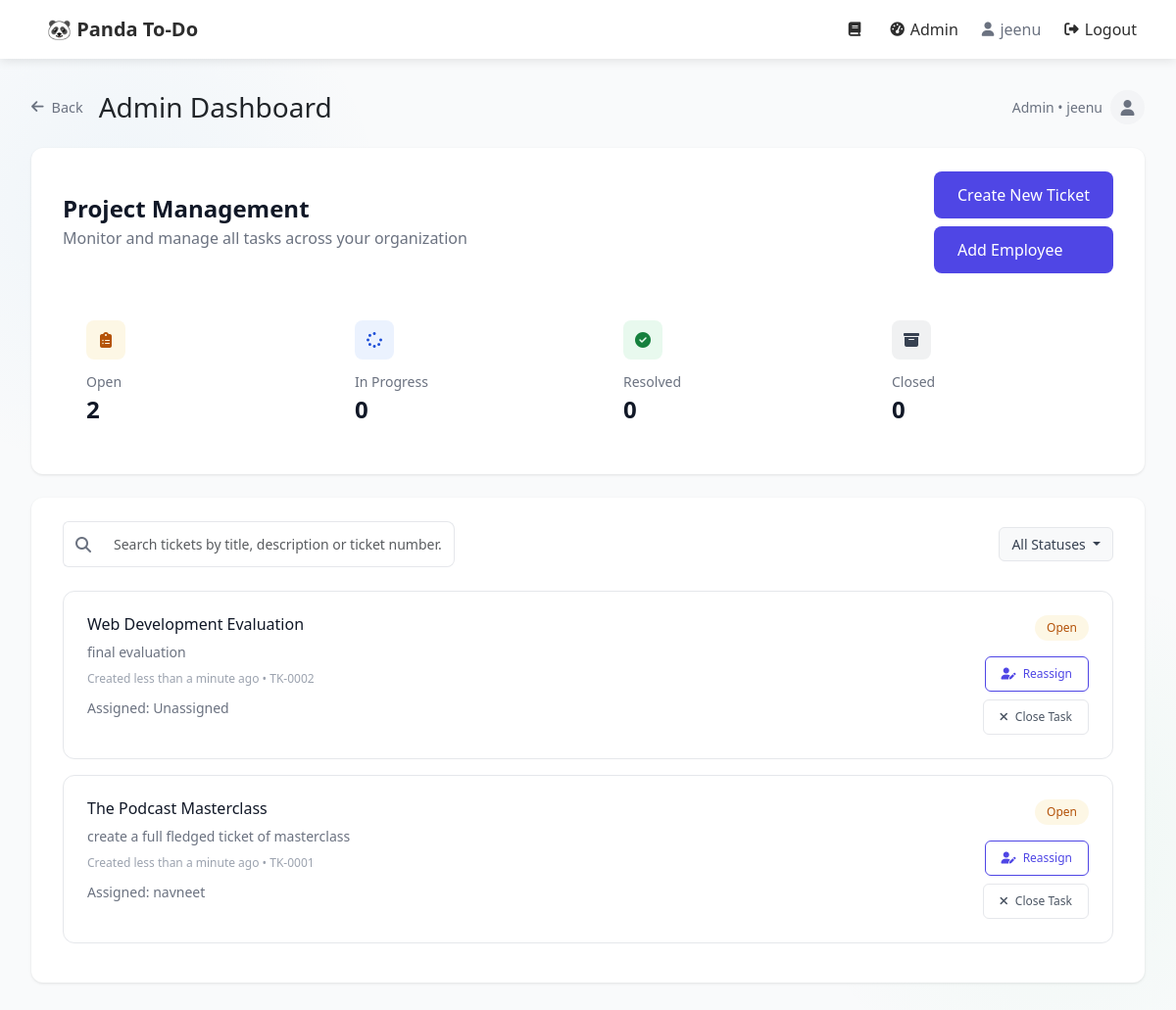
The page /userauth/admin-dashboard/ (signed in) on the database its author committed.
### userauth/models.py (models this page shows, shortened)
class Ticket(models.Model):
    STATUS_CHOICES = [
        ('open', 'Open'),
        ('in_progress', 'In Progress'),
        ('on_hold', 'On Hold'),
        ('resolved', 'Resolved'),
        ('closed', 'Closed'),
    ]
    title = models.CharField(max_length=200)
    description = models.TextField()
    created_by = models.ForeignKey(User, on_delete=models.CASCADE, related_name='created_tickets')
    assigned_to = models.ForeignKey(User, on_delete=models.CASCADE, related_name='assigned_tickets', null=True, blank=True)
    status = models.CharField(max_length=20, choices=STATUS_CHOICES, default='open')
    created_at = models.DateTimeField(auto_now_add=True)
    updated_at = models.DateTimeField(auto_now=True)
    ticket_number = models.CharField(max_length=20, unique=True, blank=True)

### userauth/views.py (the view)
# urls.py: path('admin-dashboard/', views.admin_dashboard, name='admin_dashboard'),
@login_required
def admin_dashboard(request):
    if not request.user.profile.is_admin:
        return redirect('employee_dashboard')
    search_query = request.GET.get('search', '')
    status_filter = request.GET.get('status', '')
    tickets = Ticket.objects.all().order_by('-created_at')
    if search_query:
        tickets = tickets.filter(
            models.Q(title__icontains=search_query) |
            models.Q(description__icontains=search_query) |
            models.Q(ticket_number__icontains=search_query)
        )
    if status_filter and status_filter != 'all':
        tickets = tickets.filter(status=status_filter)
    all_tickets = Ticket.objects.all()
    context = {
        'tickets': tickets,
        'open_count': all_tickets.filter(status='open').count(),
        'in_progress_count': all_tickets.filter(status='in_progress').count(),
        'resolved_count': all_tickets.filter(status='resolved').count(),
        'closed_count': all_tickets.filter(status='closed').count(),
        'search_query': search_query,
        'status_filter': status_filter,
    }
    return render(request, 'admin_dashboard.html', context)

### templates/admin_dashboard.html (shortened to what this page needs)
{% extends 'base.html' %}
{% block content %}
<div class="d-flex align-items-center mb-4">
    <a href="{% url 'choose-role' %}" class="back-link me-3">
        <i class="fas fa-arrow-left me-2"></i> Back
    </a>
    <h3 class="mb-0">Admin Dashboard</h3>
    <div class="ms-auto d-flex align-items-center">
        <span class="user-info me-2">Admin • {{ user.username }}</span>
        <div class="user-avatar d-flex align-items-center justify-content-center">
            <i class="fas fa-user text-muted"></i>
        </div>
    </div>
</div>
<div class="card mb-4">
    <div class="card-body">
        <div class="d-flex justify-content-between align-items-center mb-3">
            <div>
                <h4 class="mb-1">Project Management</h4>
                <p class="text-muted mb-0">Monitor and manage all tasks across your organization</p>
            </div>
            <div class="d-flex flex-column">
                <a href="{% url 'create_ticket' %}" class="btn create-btn mb-2">Create New Ticket</a>
                <a href="{% url 'add_employee' %}" class="btn create-btn">Add Employee</a>
            </div>
        </div>
        <div class="row mt-4">
            <div class="col-md-3">
                <div class="stats-card">
                    <div class="stats-icon open-icon">
                        <i class="fas fa-clipboard-list"></i>
                    </div>
                    <div class="stats-label">Open</div>
                    <div class="stats-value">{{ open_count }}</div>
                </div>
            </div>
            <div class="col-md-3">
                <div class="stats-card">
                    <div class="stats-icon progress-icon">
                        <i class="fas fa-spinner"></i>
                    </div>
                    <div class="stats-label">In Progress</div>
                    <div class="stats-value">{{ in_progress_count }}</div>
                </div>
            </div>
            <div class="col-md-3">
                <div class="stats-card">
                    <div class="stats-icon resolved-icon">
                        <i class="fas fa-check-circle"></i>
                    </div>
                    <div class="stats-label">Resolved</div>
                    <div class="stats-value">{{ resolved_count }}</div>
                </div>
            </div>
            <div class="col-md-3">
                <div class="stats-card">
                    <div class="stats-icon closed-icon">
                        <i class="fas fa-archive"></i>
                    </div>
                    <div class="stats-label">Closed</div>
                    <div class="stats-value">{{ closed_count }}</div>
                </div>
            </div>
        </div>
    </div>
</div>
<div class="card">
    <div class="card-body">
        <div class="d-flex justify-content-between align-items-center mb-4">
            <form method="get" class="d-flex align-items-center" style="width: 400px;">
                <div class="input-group">
                    <span class="input-group-text bg-white border-end-0">
                        <i class="fas fa-search text-muted"></i>
                    </span>
                    <input type="text" name="search" class="form-control border-start-0 search-box"
                           placeholder="Search tickets by title, description or ticket number..."
                           value="{{ search_query }}">
                </div>
            </form>
            <div class="dropdown">
                <button class="btn btn-light dropdown-toggle" type="button" id="statusFilter" data-bs-toggle="dropdown">
                    {% if status_filter == 'all' or not status_filter %}All Statuses{% else %}{{ status_filter|title }}{% endif %}
                </button>
            </div>
        </div>
        {% if tickets %}
            {% for ticket in tickets %}
                <div class="ticket-card">
                    <div class="d-flex justify-content-between align-items-start">
                        <div>
                            <h6 class="ticket-title">{{ ticket.title }}</h6>
                            <p class="ticket-description mb-2">{{ ticket.description }}</p>
                            <div class="ticket-meta">
                                Created less than a minute ago • {{ ticket.ticket_number }}
                            </div>
                            <div>
                                <span class="text-muted small">Assigned:
                                    {% if ticket.assigned_to %}
                                        {{ ticket.assigned_to.username }}
                                    {% else %}
                                        Unassigned
                                    {% endif %}
                                </span>
                            </div>
                        </div>
                        <div class="d-flex flex-column align-items-end">
                            <span class="status-badge status-{% if ticket.status == 'open' %}open{% elif ticket.status == 'in_progress' %}progress{% elif ticket.status == 'on_hold' %}hold{% elif ticket.status == 'resolved' %}resolved{% else %}closed{% endif %} mb-3">
                                {{ ticket.get_status_display }}
                            </span>
                            <div class="d-flex flex-column align-items-end">
                                <a href="{% url 'reassign_ticket' ticket.id %}" class="btn btn-outline-primary action-btn mb-2">
                                    <i class="fas fa-user-edit me-1"></i> Reassign
                                </a>
                                {% if ticket.status != 'closed' %}
                                    <a href="{% url 'update_ticket_status' ticket.id 'closed' %}" class="btn btn-outline-secondary action-btn">
                                        <i class="fas fa-times me-1"></i> Close Task
                                    </a>
                                {% else %}
                                    <a href="{% url 'update_ticket_status' ticket.id 'open' %}" class="btn btn-outline-primary action-btn">
                                        <i class="fas fa-redo me-1"></i> Reopen Task
                                    </a>
                                {% endif %}
                            </div>
                        </div>
                    </div>
                </div>
            {% endfor %}
        {% endif %}
    </div>
</div>
{% endblock %}

### templates/base.html (shortened to what this page needs)
<!DOCTYPE html>
<html lang="en">
<head>
    <link href="https://cdn.jsdelivr.net/npm/bootstrap@5.3.0-alpha1/dist/css/bootstrap.min.css" rel="stylesheet">
    <link rel="stylesheet" href="https://cdnjs.cloudflare.com/ajax/libs/font-awesome/6.4.0/css/all.min.css">
</head>
<body>
    <nav class="navbar navbar-expand-lg navbar-light">
        <div class="container">
            <a class="navbar-brand" href="{% url 'dashboard' %}">🐼 Panda To-Do</a>
            <div class="collapse navbar-collapse" id="navbarNav">
                {% if user.is_authenticated %}
                <ul class="navbar-nav ms-auto">
                    <li class="nav-item">
                        <a class="nav-link" href="{% url 'diary' %}">
                            <i class="fas fa-book"></i>
                        </a>
                    </li>
                    {% if user.profile.is_admin %}
                    <li class="nav-item">
                        <a class="nav-link" href="{% url 'admin_dashboard' %}">
                            <i class="fas fa-tachometer-alt"></i>
                            <span>Admin</span>
                        </a>
                    </li>
                    {% endif %}
                    <li class="nav-item">
                        <span class="nav-link text-muted">
                            <i class="fas fa-user"></i>
                            <span>{{ user.username }}</span>
                        </span>
                    </li>
                    <li class="nav-item">
                        <a class="nav-link" href="{% url 'logout' %}">
                            <i class="fas fa-sign-out-alt"></i>
                            <span>Logout</span>
                        </a>
                    </li>
                </ul>
                {% endif %}
            </div>
        </div>
    </nav>
    <div class="container">
        {% block content %}{% endblock %}
    </div>
</body>
</html>

### templates/base.html (style rules this page uses)
body { font-family: 'Segoe UI', Tahoma, Geneva, Verdana, sans-serif; background: linear-gradient(135deg, #f5f7fa 0%, #e4e8eb 100%); background-image: radial-gradient(circle at 10% 20%, rgba(52, 152, 219, 0.05) 0%, transparent 20%), radial-gradient(circle at 90% 80%, rgba(46, 204, 113, 0.05) 0%, transparent 20%); min-height: 100vh; margin: 0; padding: 0; font-size: 16px; }
.navbar { background: rgba(255, 255, 255, 0.95); backdrop-filter: blur(10px); box-shadow: 0 2px 10px rgba(0, 0, 0, 0.1); padding: 0.8rem 0; height: 60px; }
.navbar-brand { font-weight: 700; font-size: 1.25rem; color: #2d2d2d; transition: color 0.3s ease; padding: 0.5rem 1rem; }
.nav-link { color: #2d2d2d; font-weight: 500; padding: 0.5rem 1rem; border-radius: 8px; transition: all 0.3s ease; font-size: 1rem; display: flex; align-items: center; }
.nav-link i { margin-right: 6px; font-size: 0.9em; }
.navbar-nav { display: flex; align-items: center; gap: 8px; }
.container { padding: 1rem; max-width: 800px; }

### templates/admin_dashboard.html (style rules this page uses)
body { background-color: #F9FAFB; }
.container { max-width: 100%; padding: 2rem; }
.back-link { color: #6B7280; text-decoration: none; font-size: 0.9rem; display: flex; align-items: center; }
.card { background: white; border-radius: 12px; border: none; box-shadow: 0 1px 3px rgba(0,0,0,0.1); margin-bottom: 2rem; }
.card-body { padding: 1.5rem 2rem; }
.stats-card { padding: 1.5rem; border-radius: 12px; background: white; height: 100%; transition: all 0.2s; }
.stats-icon { width: 40px; height: 40px; border-radius: 8px; display: flex; align-items: center; justify-content: center; margin-bottom: 0.75rem; }
.open-icon { background: rgba(234, 179, 8, 0.1); color: #B45309; }
.progress-icon { background: rgba(59, 130, 246, 0.1); color: #1D4ED8; }
.resolved-icon { background: rgba(34, 197, 94, 0.1); color: #15803D; }
.closed-icon { background: rgba(107, 114, 128, 0.1); color: #374151; }
.stats-label { font-size: 0.875rem; color: #6B7280; }
.stats-value { font-size: 1.5rem; color: #111827; font-weight: 600; }
.search-box { border: 1px solid #E5E7EB; border-radius: 8px; padding: 0.75rem; font-size: 0.875rem; width: 400px; }
.ticket-card { padding: 1.5rem; border: 1px solid #E5E7EB; border-radius: 12px; margin-bottom: 1rem; transition: all 0.2s; }
.ticket-title { font-size: 1rem; font-weight: 500; color: #111827; margin-bottom: 0.5rem; }
.ticket-description { font-size: 0.875rem; color: #6B7280; }
.ticket-meta { font-size: 0.75rem; color: #9CA3AF; margin-bottom: 0.5rem; }
.status-badge { font-size: 0.75rem; font-weight: 500; padding: 0.25rem 0.75rem; border-radius: 9999px; }
.status-open { background: rgba(234, 179, 8, 0.1); color: #B45309; }
.action-btn { font-size: 0.75rem; padding: 0.5rem 1rem; border-radius: 6px; }
.create-btn { background: #4F46E5; color: white; border: none; padding: 0.75rem 1.5rem; border-radius: 8px; font-weight: 500; display: inline-flex; align-items: center; transition: all 0.2s; text-decoration: none; }
.dropdown .btn-light { border: 1px solid #E5E7EB; color: #374151; font-size: 0.875rem; }
.user-info { color: #6B7280; font-size: 0.875rem; }
.user-avatar { width: 35px; height: 35px; background: #F3F4F6; border-radius: 50%; }
h4 { color: #111827; font-weight: 600; }
.text-muted { color: #6B7280 !important; }
.input-group-text { border-color: #E5E7EB; }
.btn-outline-secondary { border-color: #E5E7EB; color: #4B5563; }
.btn-outline-primary { border-color: #4F46E5; color: #4F46E5; }

### rows shown on the page
Ticket: title "Web Development Evaluation", description "final evaluation", ticket_number "TK-0002", shows "Unassigned", status "Open", shows "Close Task"
Ticket: title "The Podcast Masterclass", description "create a full fledged ticket of masterclass", ticket_number "TK-0001", assigned_to.username "navneet", status "Open", shows "Close Task"

### other values the page prints
{{ user.username }} "jeenu"
{{ open_count }} "2"
{{ in_progress_count }} "0"
{{ resolved_count }} "0"
{{ closed_count }} "0"
